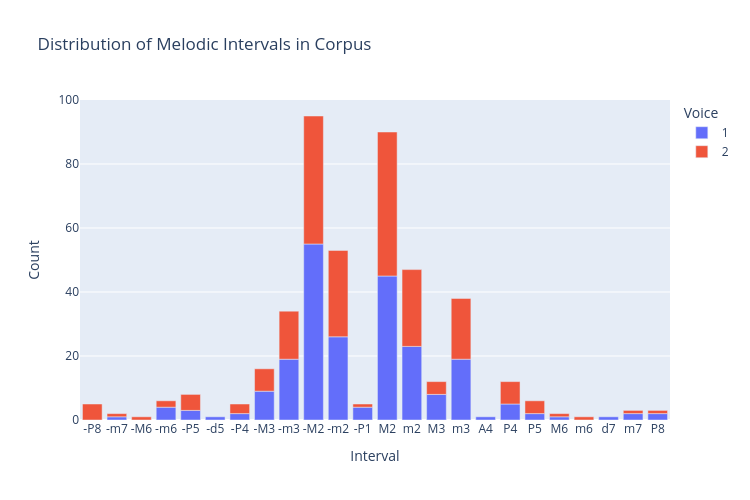

Here is the notebook cell this chart was saved with:
### Markdown cell above
### 3.3.3. Barchart of Melodic Intervals

### Code cell
# run function and create chart
mel = corpus_mel(corpus, kind_choice, compound_choice)
mel_no_mdata = mel.drop(['Composer', 'Title', "Date"], axis=1)
mel_counts = pd.DataFrame(mel_no_mdata.apply(pd.Series.value_counts))

if exclude_rests == True:
    mel_counts = mel_counts.drop('Rest', axis=0)

# Create a dictionary mapping index values to sort order
all_intervals = mel_counts.index
negative_items = [item for item in all_intervals if item.startswith('-')]
positive_items = [item for item in all_intervals if item not in negative_items]

# calls functions to extract and sort
sorted_neg_items = extract_and_sort_reverse(negative_items)
sorted_pos_items = extract_and_sort_forward(positive_items)

# combines lists and maps
sorted_intervals = sorted_neg_items + sorted_pos_items
index_map = {interval: i for i, interval in enumerate(sorted_intervals)}

# Sort the DataFrame based on the custom order
mel_counts.index.rename('interval', inplace=True)
mel_sorted = mel_counts.sort_values(by='interval', key=lambda x: x.map(index_map))

# details for chart
voices = mel_sorted.columns.to_list() 
chart_title = "Distribution of Melodic Intervals in Corpus"

#create barchart
fig = px.bar(mel_sorted, 
             x=mel_sorted.index, 
             y=list(mel_sorted.columns),
             title=chart_title)
fig.update_layout(xaxis_title="Interval", 
                    yaxis_title="Count",
                    legend_title='Voice',
                       height=500,
                       width=750)
fig.update_xaxes(categoryorder='array',
                 categoryarray=sorted_intervals)
fig.show()

### Figure 1 — Plotly figure (JSON) as saved in the notebook; plotly's stock layout.template omitted (floating-point values rounded to 4 significant figures)
{"data": [{"alignmentgroup": "True", "hovertemplate": "variable=1<br>interval=%{x}<br>value=%{y}<extra></extra>", "legendgroup": "1", "marker": {"color": "#636efa", "pattern": {"shape": ""}}, "name": "1", "offsetgroup": "1", "orientation": "v", "showlegend": true, "textposition": "auto", "type": "bar", "x": ["-P8", "-m7", "-M6", "-m6", "-P5", "-d5", "-P4", "-M3", "-m3", "-M2", "-m2", "-P1", "M2", "m2", "M3", "m3", "A4", "P4", "P5", "M6", "m6", "d7", "m7", "P8"], "xaxis": "x", "y": [null, 1, null, 4, 3, 1, 2, 9, 19, 55, 26, 4, 45, 23, 8, 19, 1, 5, 2, 1, null, 1, 2, 2], "yaxis": "y"}, {"alignmentgroup": "True", "hovertemplate": "variable=2<br>interval=%{x}<br>value=%{y}<extra></extra>", "legendgroup": "2", "marker": {"color": "#EF553B", "pattern": {"shape": ""}}, "name": "2", "offsetgroup": "2", "orientation": "v", "showlegend": true, "textposition": "auto", "type": "bar", "x": ["-P8", "-m7", "-M6", "-m6", "-P5", "-d5", "-P4", "-M3", "-m3", "-M2", "-m2", "-P1", "M2", "m2", "M3", "m3", "A4", "P4", "P5", "M6", "m6", "d7", "m7", "P8"], "xaxis": "x", "y": [5, 1, 1, 2, 5, null, 3, 7, 15, 40, 27, 1, 45, 24, 4, 19, null, 7, 4, 1, 1, null, 1, 1], "yaxis": "y"}], "layout": {"barmode": "relative", "height": 500, "legend": {"title": {"text": "Voice"}, "tracegroupgap": 0}, "title": {"text": "Distribution of Melodic Intervals in Corpus"}, "width": 750, "xaxis": {"anchor": "y", "autorange": true, "categoryarray": ["-P8", "-m7", "-M6", "-m6", "-P5", "-d5", "-P4", "-M3", "-m3", "-M2", "-m2", "-P1", "M2", "m2", "M3", "m3", "A4", "P4", "P5", "M6", "m6", "d7", "m7", "P8"], "categoryorder": "array", "domain": [0, 1], "range": [-0.5, 23.5], "title": {"text": "Interval"}, "type": "category"}, "yaxis": {"anchor": "x", "autorange": true, "domain": [0, 1], "range": [0, 100], "title": {"text": "Count"}, "type": "linear"}}}
